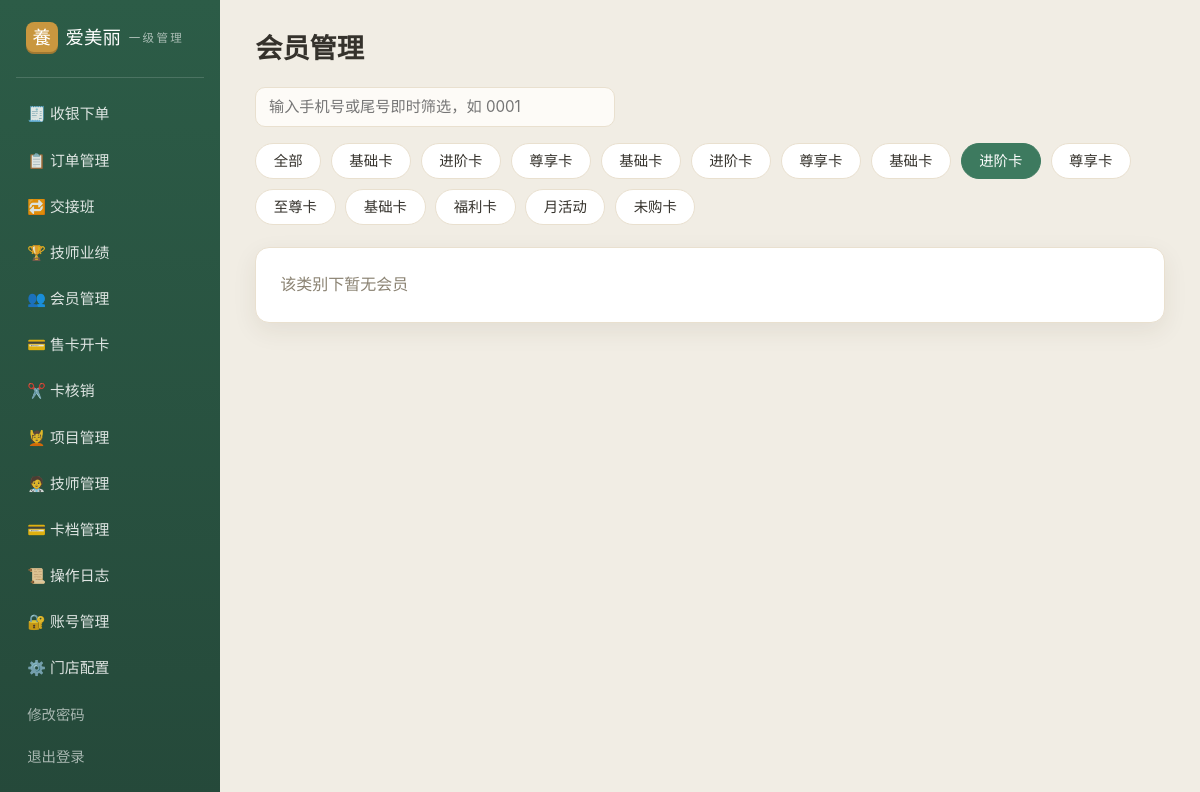
The app's page /admin/members?card=11 (signed in) with its own data.
### tables this page shows
CREATE TABLE settings (
    shop_id INTEGER, key TEXT, value TEXT, PRIMARY KEY (shop_id, key));

CREATE TABLE admins (
    id INTEGER PRIMARY KEY AUTOINCREMENT, shop_id INTEGER, username TEXT, pass TEXT, role TEXT DEFAULT 'super', phone TEXT DEFAULT '', active INTEGER DEFAULT 1);

CREATE TABLE cards (
    id INTEGER PRIMARY KEY AUTOINCREMENT, shop_id INTEGER, name TEXT,
    price REAL, times INTEGER, active INTEGER DEFAULT 1);

### app.py (the view)
@app.get("/admin/members")
@admin_required
def admin_members():
    db = get_db()
    card = request.args.get("card", type=int)
    q = request.args.get("q", "").strip()
    rows = db.execute(
        "SELECT m.* FROM members m WHERE "
        "(? IS NULL OR m.id IN (SELECT member_id FROM member_cards WHERE card_id=? "
        "AND status='active') OR (?=-1 AND m.id NOT IN "
        "(SELECT member_id FROM member_cards WHERE status='active'))) "
        "AND (?='' OR m.phone LIKE '%'||?||'%') ORDER BY m.id",
        (card, card, card, q, q)).fetchall()
    cards_info = {}
    for r in db.execute(
            "SELECT mc.member_id, c.name, mc.times_left, mc.status FROM member_cards mc "
            "JOIN cards c ON c.id=mc.card_id"):
        cards_info.setdefault(r["member_id"], []).append(
            f"{r['name']}(剩{r['times_left']}次{'·待确认' if r['status'] == 'pending' else ''})")
    cards = db.execute("SELECT * FROM cards ORDER BY id").fetchall()
    return render_template("admin/members.html", members=rows,
                           cards_info=cards_info, cards=cards, card=card, q=q)

### app.py (called while the page is built)
@app.after_request
def security_headers(resp):
    resp.headers["X-Content-Type-Options"] = "nosniff"
    resp.headers["X-Frame-Options"] = "DENY"
    resp.headers["Referrer-Policy"] = "same-origin"
    return resp

def _csrf_token():
    if "csrf" not in session:
        session["csrf"] = os.urandom(16).hex()
    return session["csrf"]

@app.before_request
def check_csrf():
    if request.method == "POST" and not request.is_json \
            and request.form.get("_csrf") != _csrf_token():
        from werkzeug.exceptions import abort
        abort(400)

def get_db():
    if "db" not in g:
        g.db = sqlite3.connect(DB_PATH)
        g.db.row_factory = sqlite3.Row
    return g.db

def get_settings():
    if "cfg" not in g:
        g.cfg = dict(get_db().execute("SELECT key, value FROM settings"))
    return g.cfg

def get_admin():
    if "adm" not in g:
        g.adm = None
        if session.get("aid"):
            g.adm = get_db().execute("SELECT * FROM admins WHERE id=?",
                                     (session["aid"],)).fetchone()
    return g.adm

@app.context_processor
def inject_shop():
    cfg = get_settings()
    return {"cfg": cfg, "shop": {"name": cfg.get("site_name", "养生馆")},
            "now": datetime.now(), "csrf": _csrf_token(), "adm": get_admin()}

def admin_required(f):
    @wraps(f)
    def w(*a, **k):
        if not session.get("aid"):
            return redirect(url_for("admin_login"))
        return f(*a, **k)
    return w

### templates/admin/members.html
{% extends "admin/base.html" %}
{% block content %}
<h1>会员管理</h1>
<input oninput="filterByPhone(this)" placeholder="输入手机号或尾号即时筛选，如 0001"
       autocomplete="off" style="max-width:360px;margin-bottom:1rem">
<div class="chips">
  <a class="chip {{ 'on' if not card }}" href="{{ url_for('admin_members') }}">全部</a>
  {% for c in cards %}
  <a class="chip {{ 'on' if card == c.id }}" href="{{ url_for('admin_members', card=c.id) }}">{{ c.name }}</a>
  {% endfor %}
  <a class="chip {{ 'on' if card == -1 }}" href="{{ url_for('admin_members', card=-1) }}">未购卡</a>
</div>
<div class="card table-card">
  {% if members %}
  <table>
    <tr><th>手机号</th><th>姓名 / 性别 / 生日</th><th>会员卡</th><th>注册时间</th><th></th></tr>
    {% for m in members %}
    <tr data-phone="{{ m.phone }}">
      <td>{{ m.phone }}</td>
      <td>
        <form method="post" action="{{ url_for('admin_member_update') }}" class="row-form">
          <input type="hidden" name="_csrf" value="{{ csrf }}">
          <input type="hidden" name="id" value="{{ m.id }}">
          <input name="name" value="{{ m.name }}" placeholder="姓名" style="width:80px">
          <select name="gender" style="width:72px">
            <option value="" {{ "selected" if not m.gender }}>未设置</option>
            <option value="男" {{ "selected" if m.gender == "男" }}>男</option>
            <option value="女" {{ "selected" if m.gender == "女" }}>女</option>
          </select>
          <input type="date" name="birthday" value="{{ m.birthday or '' }}" style="width:150px">
          <button class="btn btn-sm">保存</button>
        </form>
      </td>
      <td>{{ "、".join(cards_info.get(m.id, [])) or "—" }}</td>
      <td>{{ m.created_at }}</td>
      <td>
        <form method="post" action="{{ url_for('admin_member_delete') }}" class="inline">
          <input type="hidden" name="_csrf" value="{{ csrf }}">
          <input type="hidden" name="id" value="{{ m.id }}">
          {% if adm.role == "staff" %}
          <input name="vcode" placeholder="验证码" style="width:76px">
          <button type="button" class="btn btn-sm" onclick="sendVcode('hint-m{{ m.id }}')">获取验证码</button>
          <span id="hint-m{{ m.id }}" class="hint small"></span>
          {% endif %}
          <button type="button" class="btn btn-danger btn-sm"
                  onclick="if(confirm('删除会员 {{ m.phone }}？其会员卡、核销流水将一并删除，不可恢复！')) this.form.submit()">删除</button>
        </form>
      </td>
    </tr>
    {% endfor %}
  </table>
  {% else %}
  <p class="muted">该类别下暂无会员</p>
  {% endif %}
</div>
{% endblock %}

### templates/admin/base.html (shortened to what this page needs)
<!doctype html>
<html lang="zh-CN">
<head>
<link rel="stylesheet" href="{{ url_for('static', filename='style.css') }}">
</head>
<body class="admin-body">
<div class="admin">
  <aside class="aside">
    <div class="aside-brand"><span class="brand-mark">養</span>{{ cfg.site_name }}<small>
      {{ "一级管理" if adm.role == "super" else "前台操作" }}</small></div>
    <nav>
      <a href="{{ url_for('admin_pos') }}">🧾 收银下单</a>
      <a href="{{ url_for('admin_orders') }}">📋 订单管理</a>
      <a href="{{ url_for('admin_shift') }}">🔁 交接班</a>
      <a href="{{ url_for('admin_tech_stats') }}">🏆 技师业绩</a>
      <a href="{{ url_for('admin_members') }}">👥 会员管理</a>
      <a href="{{ url_for('admin_card_sell') }}">💳 售卡开卡</a>
      <a href="{{ url_for('admin_member_cards') }}">✂️ 卡核销</a>
      <a href="{{ url_for('admin_services') }}">💆 项目管理</a>
      <a href="{{ url_for('admin_technicians') }}">🧑‍⚕️ 技师管理</a>
      {% if adm.role == "super" %}
      <a href="{{ url_for('admin_cards') }}">💳 卡档管理</a>
      <a href="{{ url_for('admin_oplogs') }}">📜 操作日志</a>
      <a href="{{ url_for('admin_accounts') }}">🔐 账号管理</a>
      <a href="{{ url_for('admin_config') }}">⚙️ 门店配置</a>
      {% endif %}
    </nav>
    <a class="aside-foot" href="{{ url_for('admin_change_pw') }}">修改密码</a>
    <a class="aside-foot" href="{{ url_for('admin_logout') }}">退出登录</a>
  </aside>
  <div class="admin-main">
    {% block content %}{% endblock %}
  </div>
</div>
</body>
</html>

### static/style.css (style rules this page uses)
:root { --bg: #f6f1e8; --card: #fff; --ink: #35322c; --muted: #8b8373; --green: #3d7a5f; --green-d: #2c5c47; --gold: #c9973f; --gold-l: #f3e3c3; --line: #e9e0cf; --danger: #b3544a; --radius: 14px; --shadow: 0 8px 24px rgba(60, 50, 30, .08); --serif: "STKaiti", "KaiTi", "SimSun", serif; }
* { margin: 0; padding: 0; box-sizing: border-box; }
html { scroll-behavior: smooth; }
body { font-family: -apple-system, "PingFang SC", "Microsoft YaHei", "Segoe UI", sans-serif; background: var(--bg); color: var(--ink); line-height: 1.6; min-height: 100vh; display: flex; flex-direction: column; }
a { color: var(--green); text-decoration: none; }
h1, h2, h3 { font-family: var(--serif); line-height: 1.3; }
h1 { font-size: 2rem; margin-bottom: 1.2rem; }
.muted { color: var(--muted); }
.brand-mark { display: inline-flex; align-items: center; justify-content: center; width: 2rem; height: 2rem; border-radius: 8px; background: var(--gold); color: #fff; font-family: var(--serif); font-size: 1.15rem; box-shadow: inset 0 -2px 0 rgba(0, 0, 0, .2); }
.card { background: var(--card); border-radius: var(--radius); padding: 1.4rem; box-shadow: var(--shadow); border: 1px solid var(--line); transition: transform .2s, box-shadow .2s; }
input, select, textarea { font-family: inherit; font-size: .95rem; padding: .6rem .8rem; border: 1px solid var(--line); border-radius: 10px; background: #fdfbf7; color: var(--ink); width: 100%; }
.table-card { padding: .4rem .2rem; overflow-x: auto; }
.chips { display: flex; gap: .6rem; flex-wrap: wrap; margin-bottom: 1.4rem; }
.chip { padding: .35rem 1.1rem; border-radius: 999px; background: var(--card); border: 1px solid var(--line); color: var(--ink); font-size: .9rem; }
.chip.on { background: var(--green); color: #fff; border-color: var(--green); }
.admin-body { background: #f1ede4; }
.admin { display: flex; min-height: 100vh; }
.aside { width: 220px; flex-shrink: 0; background: linear-gradient(180deg, #2c5c47, #25493a); color: #fff; display: flex; flex-direction: column; padding: 1.4rem 1rem; }
.aside-brand { font-family: var(--serif); font-size: 1.15rem; padding: 0 .6rem 1.4rem; display: flex; align-items: center; gap: .5rem; border-bottom: 1px solid rgba(255, 255, 255, .15); margin-bottom: 1rem; }
.aside-brand small { display: block; font-size: .72rem; color: rgba(255, 255, 255, .6); font-family: inherit; letter-spacing: .2em; }
.aside nav { display: flex; flex-direction: column; gap: .2rem; flex: 1; }
.aside nav a { color: rgba(255, 255, 255, .85); padding: .6rem .7rem; border-radius: 9px; font-size: .93rem; }
.aside-foot { color: rgba(255, 255, 255, .6); padding: .6rem .7rem; font-size: .9rem; }
.admin-main { flex: 1; padding: 2rem 2.2rem 3rem; min-width: 0; }
.admin-main h1 { font-size: 1.7rem; }
.admin-main .card { margin-bottom: 1.4rem; padding: 1.5rem; }

### records on screen
settings: site_name "爱美丽"
admins: role "一级管理"
cards: name "基础卡"
cards: name "进阶卡"
cards: name "尊享卡"
cards: name "基础卡"
cards: name "进阶卡"
cards: name "尊享卡"
cards: name "基础卡"
cards: name "进阶卡"
cards: name "尊享卡"
cards: name "至尊卡"
cards: name "基础卡"
cards: name "福利卡"
cards: name "月活动"
